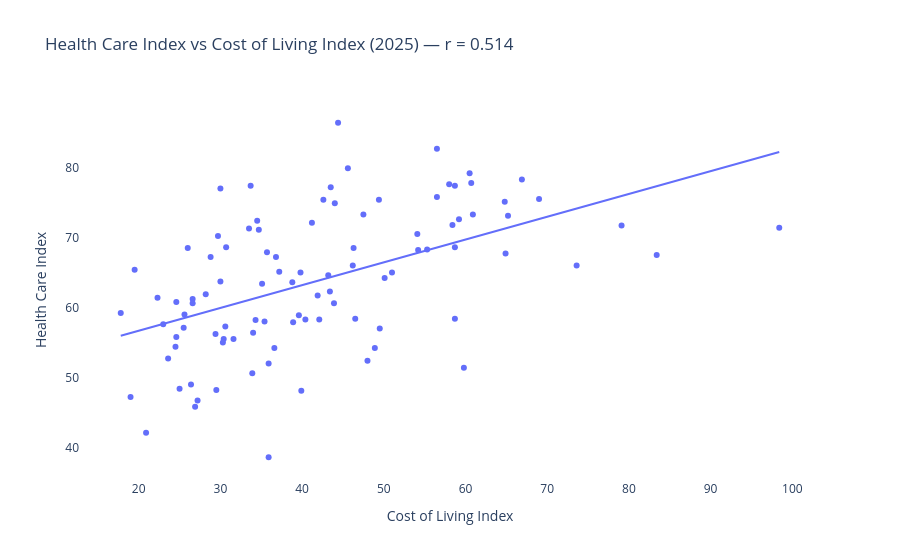

Notebook code cell kept with this figure:
### Code cell
# Cross-compare with cost of living — is there a sweet-spot cluster (high healthcare, low cost)?
col = pd.read_csv('../data/clean/numbeo_cost_of_living_country_clean.csv')
merged = pd.merge(
    df[['Country', 'year', 'Health Care Index']],
    col[['Country', 'year', 'Cost of Living Index']],
    on=['Country', 'year'], how='inner'
)
merged_latest = merged[merged['year'] == latest_year].dropna()
print(f'Countries matched in {latest_year}: {len(merged_latest)}')

r, p = stats.pearsonr(merged_latest['Cost of Living Index'], merged_latest['Health Care Index'])
print(f'Correlation (cost of living vs healthcare): r = {r:.3f}, p = {p:.4f}')

fig = px.scatter(merged_latest, x='Cost of Living Index', y='Health Care Index',
                 hover_name='Country', trendline='ols',
                 title=f'Health Care Index vs Cost of Living Index ({latest_year}) — r = {r:.3f}',
                 labels={'Cost of Living Index': 'Cost of Living Index',
                         'Health Care Index': 'Health Care Index'})
fig.update_layout(plot_bgcolor='white', paper_bgcolor='white')
fig.show()

### Figure 1 — Plotly figure (JSON) as saved in the notebook; plotly's stock layout.template omitted (floating-point values rounded to 4 significant figures)
{"data": [{"hovertemplate": "<b>%{hovertext}</b><br><br>Cost of Living Index=%{x}<br>Health Care Index=%{y}<extra></extra>", "hovertext": ["Taiwan", "South Korea", "Japan", "Netherlands", "Denmark", "Austria", "France", "Finland", "Thailand", "Spain", "Ecuador", "Belgium", "Norway", "Czech Republic", "Estonia", "Luxembourg", "Lithuania", "Qatar", "Australia", "Israel", "United Kingdom", "Mexico", "Portugal", "Germany", "Singapore", "Switzerland", "Sri Lanka", "Turkey", "United Arab Emirates", "Malaysia", "Canada", "China", "Uruguay", "Colombia", "New Zealand", "Sweden", "Argentina", "United States", "Iceland", "Guatemala", "Philippines", "Hong Kong (China)", "Slovenia", "India", "Jordan", "Oman", "Italy", "Croatia", "Costa Rica", "South Africa", "Lebanon", "Chile", "Latvia", "Kenya", "Saudi Arabia", "Russia", "Vietnam", "Indonesia", "Panama", "Kazakhstan", "Pakistan", "Brazil", "Armenia", "Puerto Rico", "Greece", "Slovakia", "Kuwait", "Dominican Republic", "Bulgaria", "Poland", "Nepal", "Ghana", "Tunisia", "Cyprus", "Romania", "Peru", "Ukraine", "Georgia", "Bosnia And Herzegovina", "North Macedonia", "Algeria", "Trinidad And Tobago", "Hungary", "Iran", "Malta", "Serbia", "Ireland", "Cambodia", "Nigeria", "Belarus", "Azerbaijan", "Albania", "Egypt", "Morocco", "Iraq", "Bangladesh", "Venezuela"], "legendgroup": "", "marker": {"color": "#636efa", "symbol": "circle"}, "mode": "markers", "name": "", "orientation": "v", "showlegend": false, "type": "scatter", "x": [44.4, 56.5, 45.6, 60.5, 66.9, 60.7, 58.0, 58.7, 33.7, 43.5, 30.0, 56.5, 69.0, 42.6, 49.4, 64.8, 44.0, 47.5, 60.9, 65.2, 59.2, 34.5, 41.2, 58.4, 79.1, 98.4, 33.5, 34.7, 54.1, 29.7, 58.7, 30.7, 46.3, 26.0, 55.3, 54.2, 35.7, 64.9, 83.4, 36.8, 28.8, 73.6, 46.2, 19.5, 37.2, 39.8, 51.0, 43.2, 50.1, 30.0, 38.8, 35.1, 43.4, 28.2, 41.9, 22.3, 26.6, 24.6, 43.9, 26.6, 17.8, 25.6, 39.6, 58.7, 46.5, 42.1, 40.4, 34.3, 35.4, 38.9, 23.0, 30.6, 25.5, 49.5, 34.0, 29.4, 24.6, 30.4, 31.6, 30.3, 24.5, 48.9, 36.6, 23.6, 48.0, 35.9, 59.8, 33.9, 26.4, 25.0, 29.5, 39.9, 19.0, 27.2, 26.9, 20.9, 35.9], "xaxis": "x", "y": [86.5, 82.8, 80.0, 79.3, 78.4, 77.9, 77.7, 77.5, 77.5, 77.3, 77.1, 75.9, 75.6, 75.5, 75.5, 75.2, 75.0, 73.4, 73.4, 73.2, 72.7, 72.5, 72.2, 71.9, 71.8, 71.5, 71.4, 71.2, 70.6, 70.3, 68.7, 68.7, 68.6, 68.6, 68.4, 68.3, 68.0, 67.8, 67.6, 67.3, 67.3, 66.1, 66.1, 65.5, 65.2, 65.1, 65.1, 64.7, 64.3, 63.8, 63.7, 63.5, 62.4, 62.0, 61.8, 61.5, 61.3, 60.9, 60.7, 60.7, 59.3, 59.1, 59.0, 58.5, 58.5, 58.4, 58.4, 58.3, 58.1, 58.0, 57.7, 57.4, 57.2, 57.1, 56.5, 56.3, 55.9, 55.6, 55.6, 55.1, 54.5, 54.3, 54.3, 52.8, 52.5, 52.1, 51.5, 50.7, 49.1, 48.5, 48.3, 48.2, 47.3, 46.8, 45.9, 42.2, 38.7], "yaxis": "y"}, {"hovertemplate": "<b>OLS trendline</b><br>Health Care Index = 0.325802 * Cost of Living Index + 50.2562<br>R<sup>2</sup>=0.264139<br><br>Cost of Living Index=%{x}<br>Health Care Index=%{y} <b>(trend)</b><extra></extra>", "legendgroup": "", "marker": {"color": "#636efa", "symbol": "circle"}, "mode": "lines", "name": "", "showlegend": false, "type": "scatter", "x": [17.8, 19.0, 19.5, 20.9, 22.3, 23.0, 23.6, 24.5, 24.6, 24.6, 25.0, 25.5, 25.6, 26.0, 26.4, 26.6, 26.6, 26.9, 27.2, 28.2, 28.8, 29.4, 29.5, 29.7, 30.0, 30.0, 30.3, 30.4, 30.6, 30.7, 31.6, 33.5, 33.7, 33.9, 34.0, 34.3, 34.5, 34.7, 35.1, 35.4, 35.7, 35.9, 35.9, 36.6, 36.8, 37.2, 38.8, 38.9, 39.6, 39.8, 39.9, 40.4, 41.2, 41.9, 42.1, 42.6, 43.2, 43.4, 43.5, 43.9, 44.0, 44.4, 45.6, 46.2, 46.3, 46.5, 47.5, 48.0, 48.9, 49.4, 49.5, 50.1, 51.0, 54.1, 54.2, 55.3, 56.5, 56.5, 58.0, 58.4, 58.7, 58.7, 58.7, 59.2, 59.8, 60.5, 60.7, 60.9, 64.8, 64.9, 65.2, 66.9, 69.0, 73.6, 79.1, 83.4, 98.4], "xaxis": "x", "y": [56.06, 56.45, 56.61, 57.07, 57.52, 57.75, 57.95, 58.24, 58.27, 58.27, 58.4, 58.56, 58.6, 58.73, 58.86, 58.92, 58.92, 59.02, 59.12, 59.44, 59.64, 59.83, 59.87, 59.93, 60.03, 60.03, 60.13, 60.16, 60.23, 60.26, 60.55, 61.17, 61.24, 61.3, 61.33, 61.43, 61.5, 61.56, 61.69, 61.79, 61.89, 61.95, 61.95, 62.18, 62.25, 62.38, 62.9, 62.93, 63.16, 63.22, 63.26, 63.42, 63.68, 63.91, 63.97, 64.14, 64.33, 64.4, 64.43, 64.56, 64.59, 64.72, 65.11, 65.31, 65.34, 65.41, 65.73, 65.89, 66.19, 66.35, 66.38, 66.58, 66.87, 67.88, 67.91, 68.27, 68.66, 68.66, 69.15, 69.28, 69.38, 69.38, 69.38, 69.54, 69.74, 69.97, 70.03, 70.1, 71.37, 71.4, 71.5, 72.05, 72.74, 74.24, 76.03, 77.43, 82.32], "yaxis": "y"}], "layout": {"legend": {"tracegroupgap": 0}, "paper_bgcolor": "white", "plot_bgcolor": "white", "title": {"text": "Health Care Index vs Cost of Living Index (2025) — r = 0.514"}, "xaxis": {"anchor": "y", "domain": [0, 1], "title": {"text": "Cost of Living Index"}}, "yaxis": {"anchor": "x", "domain": [0, 1], "title": {"text": "Health Care Index"}}}}
